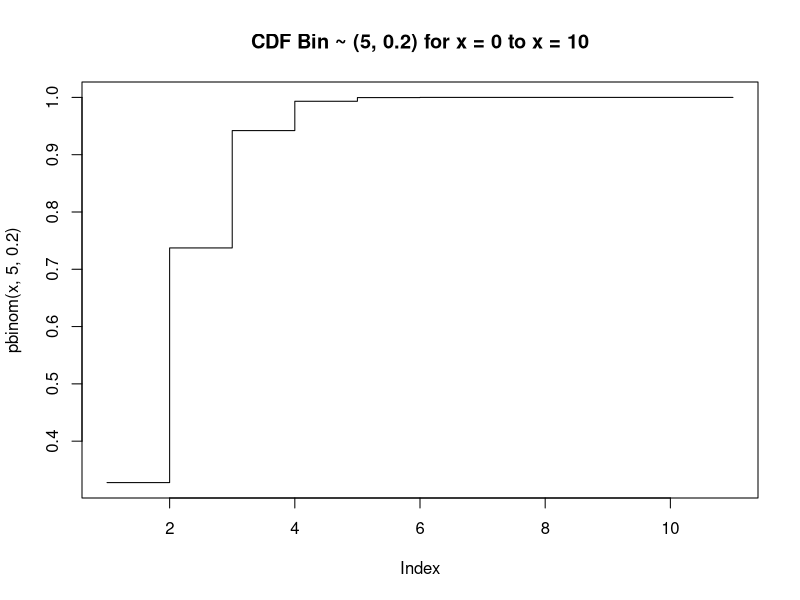
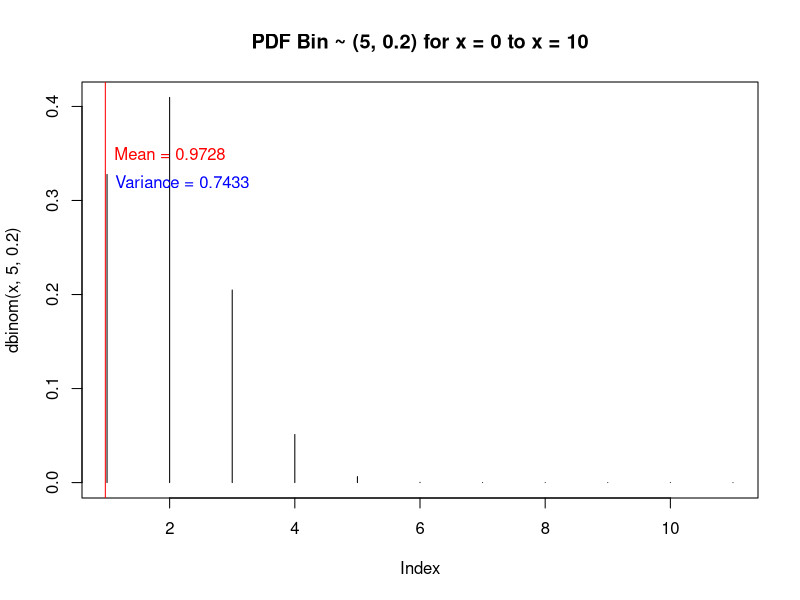
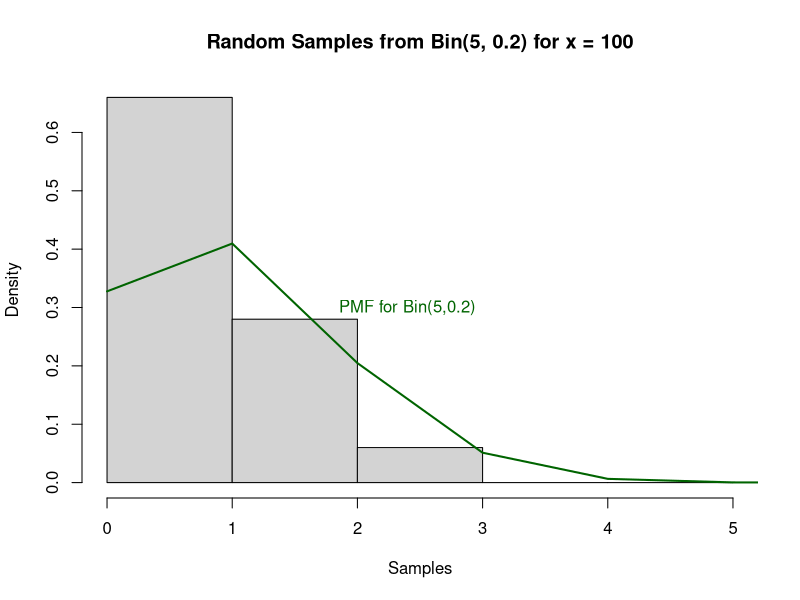
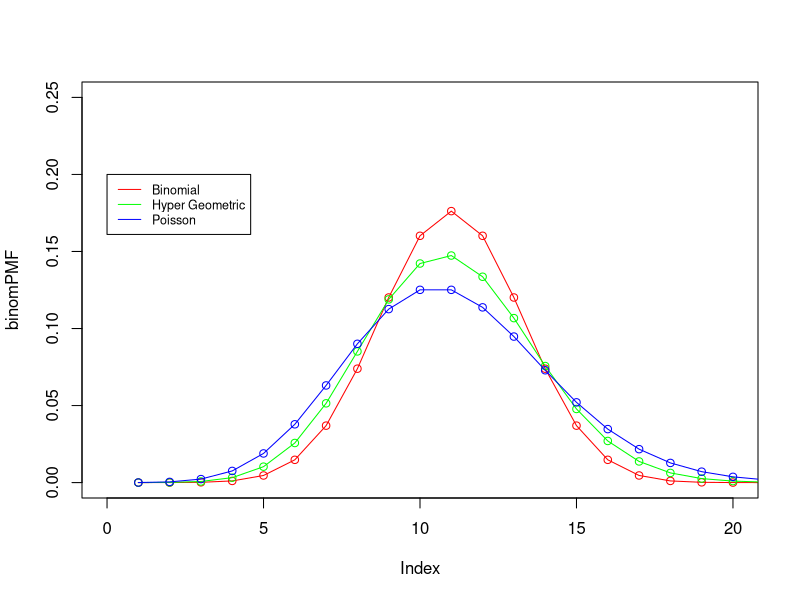

Here is the R script that generated these plots, in order:
## ---- chunk 1
#binomial pdf
dbinom(3,5,0.2)
## ---- chunk 2
choose(5,3)*(0.2)^3*(0.8)^2
## ---- chunk 3
#binomial cdf
pbinom(3,5,0.2)
## ---- chunk 4
choose(5,0)*(0.2)^0*(0.8)^(5) + choose(5,1)*(0.2)^1*(0.8)^(4) + choose(5,2)*(0.2)^2*(0.8)^(3) + choose(5,3)*(0.2)^3*(0.8)^(2)
## ---- chunk 5
library(dplyr)
library(ggplot2)


x= 0:10
plot(pbinom(x,5,0.2), type = "s", main = "CDF Bin ~ (5, 0.2) for x = 0 to x = 10")



# expectation
x = c(0, 1, 2, 3)
prob = dbinom(x,5,0.2)*x
E = sum(prob)

# variance
prob2 =dbinom(x,5,0.2)*x^2
V = sum(prob2)-(sum(prob)^2)

x= 0:10
plot(dbinom(x,5,0.2), type = "h", main = "PDF Bin ~ (5, 0.2) for x = 0 to x = 10")
abline(v = E, col = "red")

text(2, 0.35, "Mean = 0.9728", col = "red")
text(2.2, 0.32, "Variance = 0.7433", col = "blue")


## ---- chunk 6
# hypergeometric pdf
dhyper(2,4,6,5)
(choose(4,2)*choose(6,3))/choose(10,5)

# hypergeometric cdf
phyper(2,4,6,5) 
(choose(4,0)*choose(6,5))/choose(10,5) +(choose(4,1)*choose(6,4))/choose(10,5)+
(choose(4,2)*choose(6,3))/choose(10,5)

## ---- chunk 7
#Poisson pdf
dpois(0,5/2)
(exp(-5/2)*(5/2)^0)/factorial(0)

#Poisson cdf
ppois(1,5/2)
(exp(-5/2)*(5/2)^0)/factorial(0) + (exp(-5/2)*(5/2)^1)/factorial(1)
## ---- chunk 8

Samples = rbinom(100, 5, 0.2)
hist(Samples, breaks = 0:5.5, probability = TRUE, main = "Random Samples from Bin(5, 0.2) for x = 100")
lines(x, dbinom(x,5,0.2), col = "darkgreen", lwd = 2)
text(2.4, 0.3, "PMF for Bin(5,0.2)", col = "darkgreen")

## ---- chunk 9

# Plot the PMFs for each distribution to illustrate their relations.

x <- 0:20

# Probability of x successes in 20 trials with prob 0.5
binomPMF <- dbinom(x, size=20, prob=0.5)

# Probability of x successes in 100 trials with 200 choices, 50 of them correct.
hyperPMF <- dhyper(x, m=50, n=450, k=100)

# Probability of x occurances with an occurance rate of 10
poisPMF <- dpois(x, 10)


plot(binomPMF, xlim = c(0, 20), ylim = c(0, 0.25), col='red', type='o')
points(hyperPMF, xlim = c(0, 20), ylim = c(0, 0.25), col='green', type='o')
points(poisPMF, xlim = c(0, 20), ylim = c(0, 0.25), col='blue', type='o')
legend(0, 0.2, legend=c("Binomial", "Hyper Geometric", "Poisson"), 
       col=c("red", "green", "blue"), lty=1, cex=.75)
